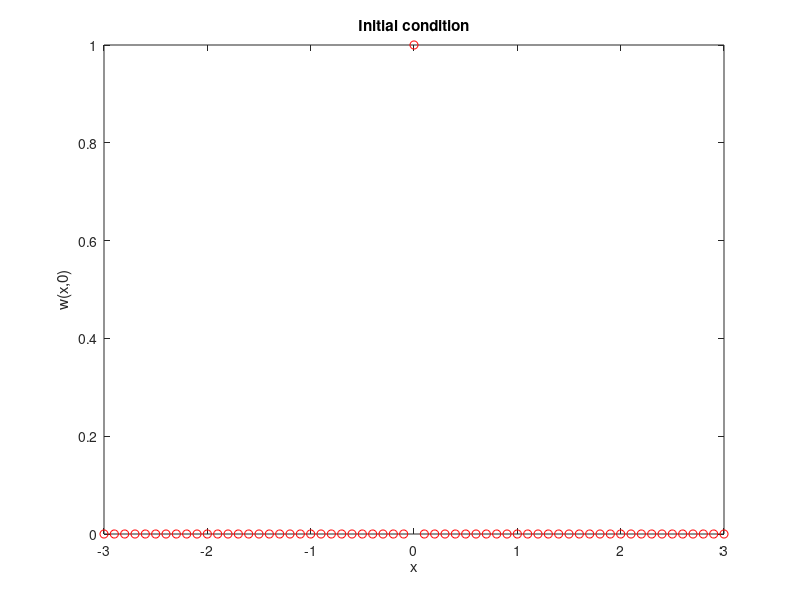
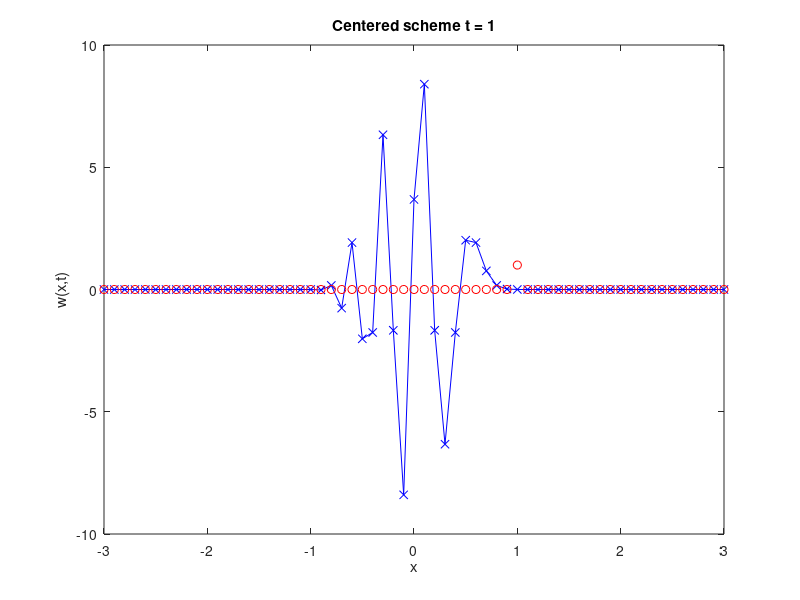

These figures' MATLAB source, in order:
#!/usr/bin/env -S octave -qf

function TEcentered
    %%%%%%%%%%%%%%%%%%%%%%%%%%%%%%%%%%%%%%%%%%%%%%%%%%%%
    %
    % Centered scheme for the transport equation
    %
    % w +lambda w =0
    %  t         x
    %
    % Domain: [a,b]
    % Initial condition: Pulse
    %
    % w0(x)=wp if x=xp=(b+a)/2; else w0(x)=0
    %
    % Transmissive boundary conditions
    %
    % Exact solution:
    % w(x,t)=w0(x-lambda*t)
    %
    %%%%%%%%%%%%%%%%%%%%%%%%%%%%%%%%%%%%%%%%%%%%%%%%%%%%
    clear all
    clc
    disp('Centered scheme')
    disp('-------------------------------------------')
    disp('w +lambda w =0')
    disp(' t         x')
    disp('Domain: [a,b]')
    disp('Transmissive boundary conditions')
    disp('Initial condition: Pulse')
    disp('w0(x)=wp if x=xp=(b+a)/2; else w0(x)=0')
    disp('Exact solution')
    disp('w(x,t)=w0(x-lambda*t)')
    disp('-------------------------------------------')
    a=-3;
    disp(['Lower end of the interval a = ', num2str(a)])
    b = 3;
    disp(['Upper end of the interval b = ', num2str(b)])
    lambda = 1;
    disp(['Velocity of propagation =', num2str(lambda)])
    m = 60;
    disp(['Number of nodes =', num2str(m)])
    deltax = (b - a) / (m);
    disp(['deltax =', num2str(deltax)])
    x = [a:deltax:b];
    deltat = 0.1;
    disp(['Time step =', num2str(deltat)])
    tmax = 1;
    disp(['Time end = ', num2str(tmax)])
    mt = tmax / deltat;
    % Courant number
    cfl = lambda * deltat / deltax;
    disp(['Courant number = ', num2str(cfl)])
    wp = 1;
    disp(['Value of the pulse wp=w0(xp) =', num2str(wp)])
    disp('-------------------------------------------')
    %
    % Plot the initial condition at [a,b]
    %
    w0 = zeros(1, m + 1);
    w0(m / 2 + 1) = wp;
    figure(1)
    plot(x, w0, 'or')
    xlabel('x'); ylabel('w(x,0)');
    title('Initial condition');
    %
    % Initialization
    %
    wa = w0;
    we = w0;
    %
    %
    for n = 1:mt
        %
        wam(1:m) = wa(2:m + 1);
        wan(2:m + 1) = wa(1:m);
        %
        wn(2:m) = wa(2:m) - cfl * 0.5 * (wam(2:m) - wan(2:m));
        %
        % Exact solution
        %
        % Exact position of the pulse
        %       at time t = n * deltat
        %
        xp = lambda * n * deltat;
        %
        for i = 1:m + 1
            %
            if (abs(x(i) - xp) <= deltax / 2)
                we(i) = wp;
            else
                we(i) = 0;
            end

        end

        %
        % Transmissive boundary conditions
        %
        wn(1) = wn(2);
        wn(m + 1) = wn(m);
        %
        figure(2)
        plot(x, wn, 'xb', x, wn, 'b', x, we, 'or')
        xlabel('x'); ylabel('w(x,t)');
        title(['Centered scheme t = ', num2str(n * deltat)]);
        pause(1)
        % Update
        wa = wn;
    end
